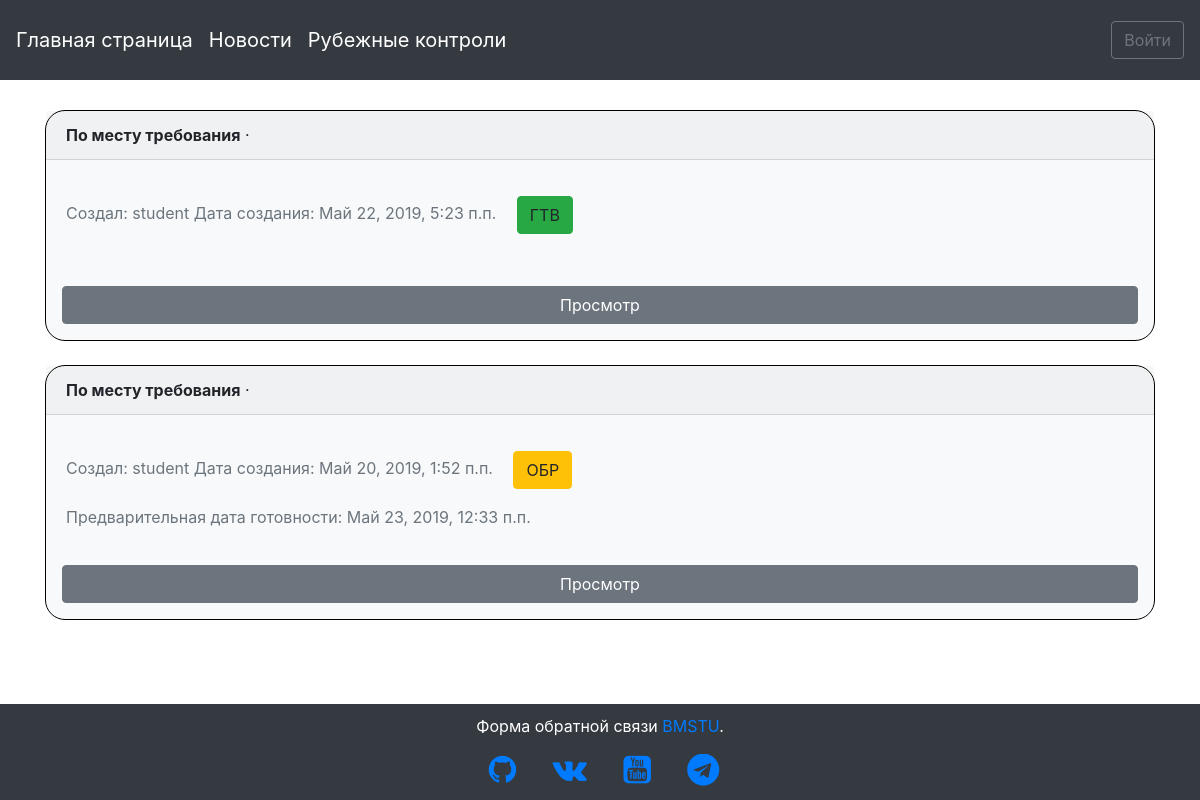
Screenshot of /orders/ with the database file from the repository.
### orders/models.py (models this page shows, shortened)
class Order(models.Model):
    READY = 'ГТВ'
    WIP = 'ОБР'
    STATUS_CHOICES = (
        (READY, 'Готово'),
        (WIP, 'Обработка')
    )
    status = models.CharField(max_length=3,
        choices=STATUS_CHOICES,
        default=WIP,
        verbose_name='Статус заявки'
    )
    title = models.CharField(max_length=255, verbose_name="Комментарий")
    date = models.DateTimeField(auto_now_add=True, verbose_name='Дата создания')
    pred_date_rdy = models.DateTimeField(verbose_name='Предварительная дата готовности', default=(now() + timedelta(days=3)))
    author = models.ForeignKey(
        settings.AUTH_USER_MODEL,
        on_delete=models.CASCADE,
        verbose_name = "Заказчик"
    )

### users/models.py (models this page shows)
class CustomUser(AbstractUser):
    date_of_birth = models.DateTimeField(verbose_name='Дата рождения', default=date.today)
    full_name = models.CharField(max_length=255, verbose_name='ФИО', null=True)
    phone_no = models.CharField(max_length=255, verbose_name='Контактный телефон', default='+7-499-555-55-55')
    STUDENT = 'СТ'
    TEACHER = 'ПР'
    ROLE_CHOICES = (
        (STUDENT, 'Студент'),
        (TEACHER, 'Преподаватель')
    )
    user_role = models.CharField(max_length=2,
        choices=ROLE_CHOICES,
        default=STUDENT,
        verbose_name='Роль пользователя'
    )
    IU1 = 'ИУ1'
    IU2 = 'ИУ2'
    IU3 = 'ИУ3'
    IU4 = 'ИУ4'
    IU5 = 'ИУ5'
    IU6 = 'ИУ6'
    IU7 = 'ИУ7'
    IU8 = 'ИУ8'
    STUDENT_GROUP_CHOICES = (
        (IU1, 'ИУ-1'),
        (IU2, 'ИУ-2'),
        (IU3, 'ИУ-3'),
        (IU4, 'ИУ-4'),
        (IU5, 'ИУ-5'),
        (IU6, 'ИУ-6'),
        (IU7, 'ИУ-7'),
        (IU8, 'ИУ-8')
    )
    student_group = models.CharField(max_length=3,
        choices=STUDENT_GROUP_CHOICES,
        verbose_name='Группа студента',
        default=IU6
    )
    """
    if user_role == STUDENT:
        user_group = ForeignKey(
        Student_group,
        on_delete=models.CASCADE,
        verbose_name = "Группа студента"
    )
    """
    def __str__(self):
        return self.username

### orders/views.py (the view)
# urls.py: path('', views.OrderListView.as_view(), name='orders_list'),
class OrderListView(ListView):
    model = Order
    template_name = 'orders_list.html'
    def get_queryset(self):
        return self.model.objects.order_by('-date')

### templates/orders_list.html (shortened to what this page needs)
{% extends 'base.html' %}
{% block content %}
  {% for order in object_list %}
    <div class="card" style="background: #f8f9fa; border: 1px solid black; border-radius: 20px;">
      <div class="card-header">
        <span class="font-weight-bold">{{ order.title }}</span> &middot;
      </div>
      <div class="card-body">
        <span class="text-muted">Создал: {{ order.author }}</span>
        <span class="text-muted">Дата создания: {{ order.date }}</span>
        {% if order.status == 'ГТВ' %}
          <p class="text-body btn btn-success m-3">{{ order.status }}</p>
        {% else %}
          <p class="btn btn-warning m-3">{{ order.status }}</p>
          <br>
          <span class="text-muted">Предварительная дата готовности: {{ order.pred_date_rdy }}</span>
        {% endif %}
      </div>
      <a class="btn btn-secondary m-3" href="{% url 'order_detail' order.pk %}">Просмотр</a>
    </div>
    <br />
  {% endfor %}
{% endblock %}

### static/css/base.css (style rules this page uses)
body { background-image: url(http://iu1ni.bmstu.ru/imgs/mstu-logo.png); background-repeat: no-repeat; background-position: center 460px; background-size: 25%; background-color: #ffffff; background-attachment: fixed; }

### rows the page displays
Order: title "По месту требования", author "student", date "Май 22, 2019, 5:23 п.п.", status "ГТВ"
Order: title "По месту требования", author "student", date "Май 20, 2019, 1:52 п.п.", status "ОБР", pred_date_rdy "Май 23, 2019, 12:33 п.п."
